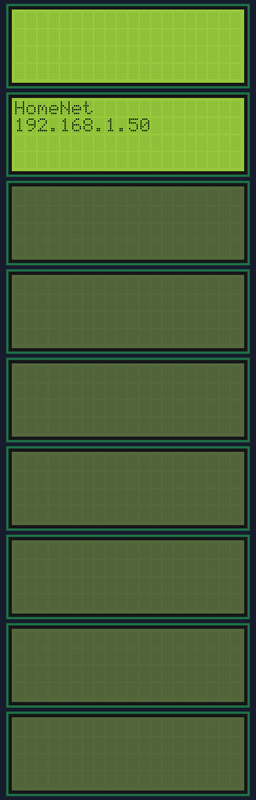
A program run on a simulated Raspberry Pi (BCM pin numbers). On the bench: 9 × 20×4 character LCD. System figures (address, load, memory, disk, uptime) are fixed made-up values.

Above: at 0.2 s.
At 5.2 s:
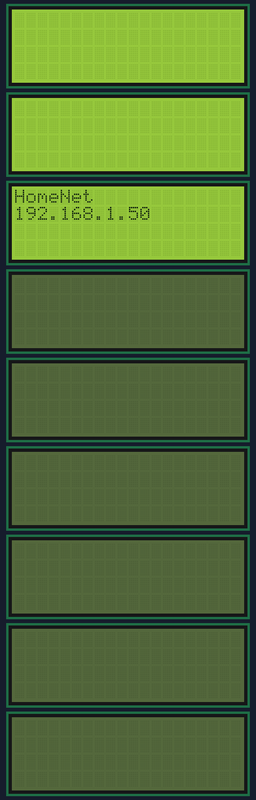
At 10.3 s:
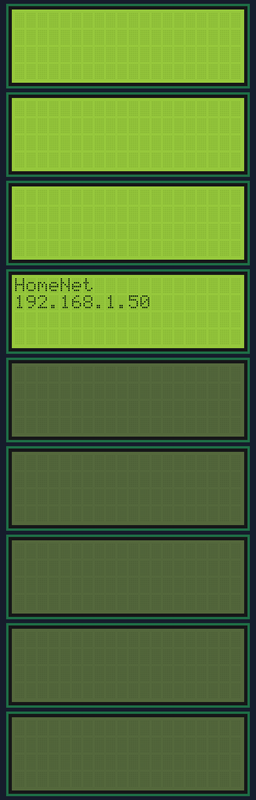
At 15.4 s:
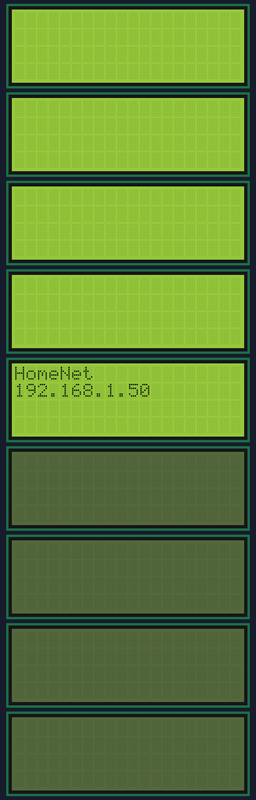
At 25.6 s:
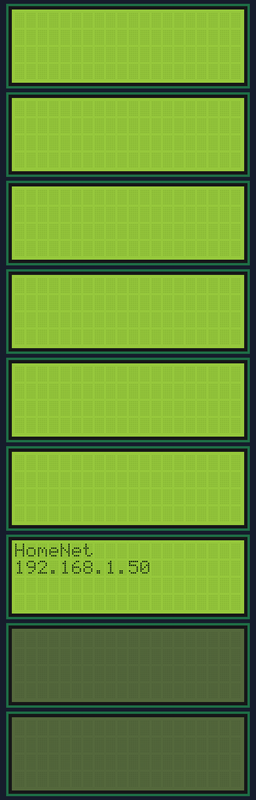
At 35.8 s:
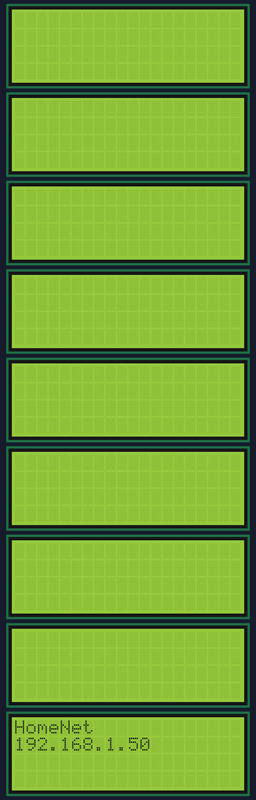

Measured:
- what the display in image 0 shows lasts 5.1 s, from 0.1 s to 5.2 s

The program:

rpi_lcd.py
```python
from RPLCD import i2c, CharLCD, cleared, cursor
import time, subprocess, netifaces

lcd = i2c.CharLCD(i2c_expander="PCF8574", address=0x3f, auto_linebreaks=False)
ssid_tc = ""
ip_tc = ""


long_string = "Really long string to show on such a short display"
ip_info = "192.168.1.1"
framebuffer = [
    'SSID name',
    'IP address',
    ]

def get_wifi_info():
    ssid = subprocess.check_output(['sudo', 'iwgetid'])
    ssid_name = ssid.decode("utf-8").split('"')[1]

    interface_data = netifaces.ifaddresses('wlan0')
    ip_info = interface_data[netifaces.AF_INET][0]['addr']
    return (ssid_name, ip_info)


def write_to_lcd(lcd, framebuffer, num_cols):
    lcd.home()
    for row in framebuffer:
        lcd.write_string(row.ljust(num_cols)[:num_cols])
        lcd.write_string('\r\n')

def loop_string(lcd, framebuffer, row, num_cols, delay=0.2):
    padding = ' ' * num_cols
    s1 = padding + ssid_info + padding
    s2 = padding + ip_info + padding
    longstr = s1
    if len(s1) < len(s2):
        longstr = s2

    for i in range(len(longstr) - num_cols + 1):
        framebuffer[0] = s1[i:i+num_cols]
        framebuffer[1] = s2[i:i+num_cols]

        write_to_lcd(lcd, framebuffer, num_cols)
        time.sleep(delay)


while True:
    try:
        (ssid_info, ip_info) = get_wifi_info()
    except:
        ssid_info = "Not connected"
        ip_info = "Unknown"

    if ssid_tc != ssid_info or ip_tc != ip_info:
        lcd.close(clear=True)
        lcd = i2c.CharLCD(i2c_expander="PCF8574", address=0x3f, auto_linebreaks=False)


    if len(ssid_info) > 16 or len(ip_info) > 16:
        loop_string(lcd, framebuffer, 0 ,16)
    else:
        lcd.write_string(f"{ssid_info}\r\n{ip_info}")

    time.sleep(5)
```
